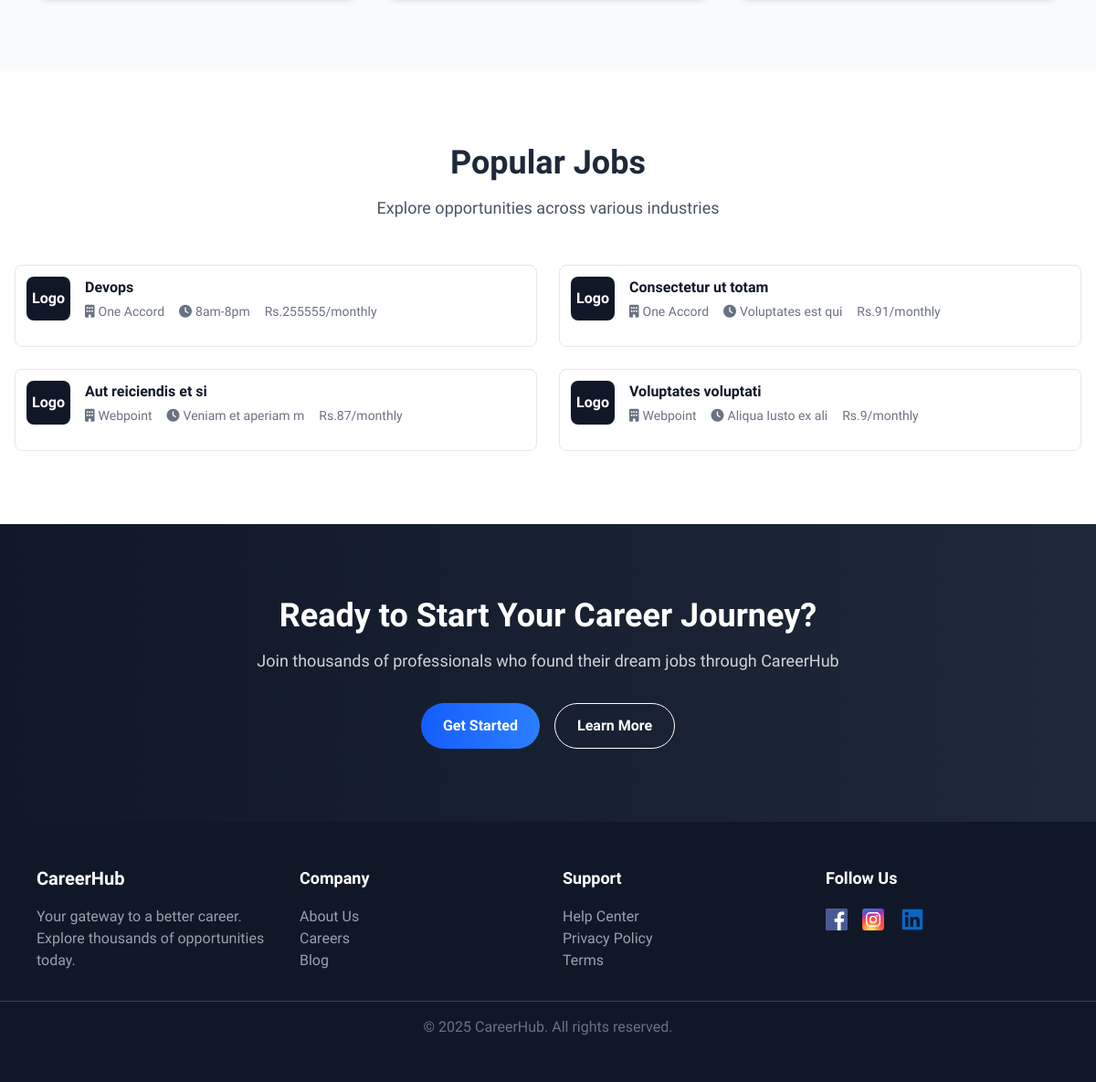
Page / (signed in, lower part) on the earlier database version.
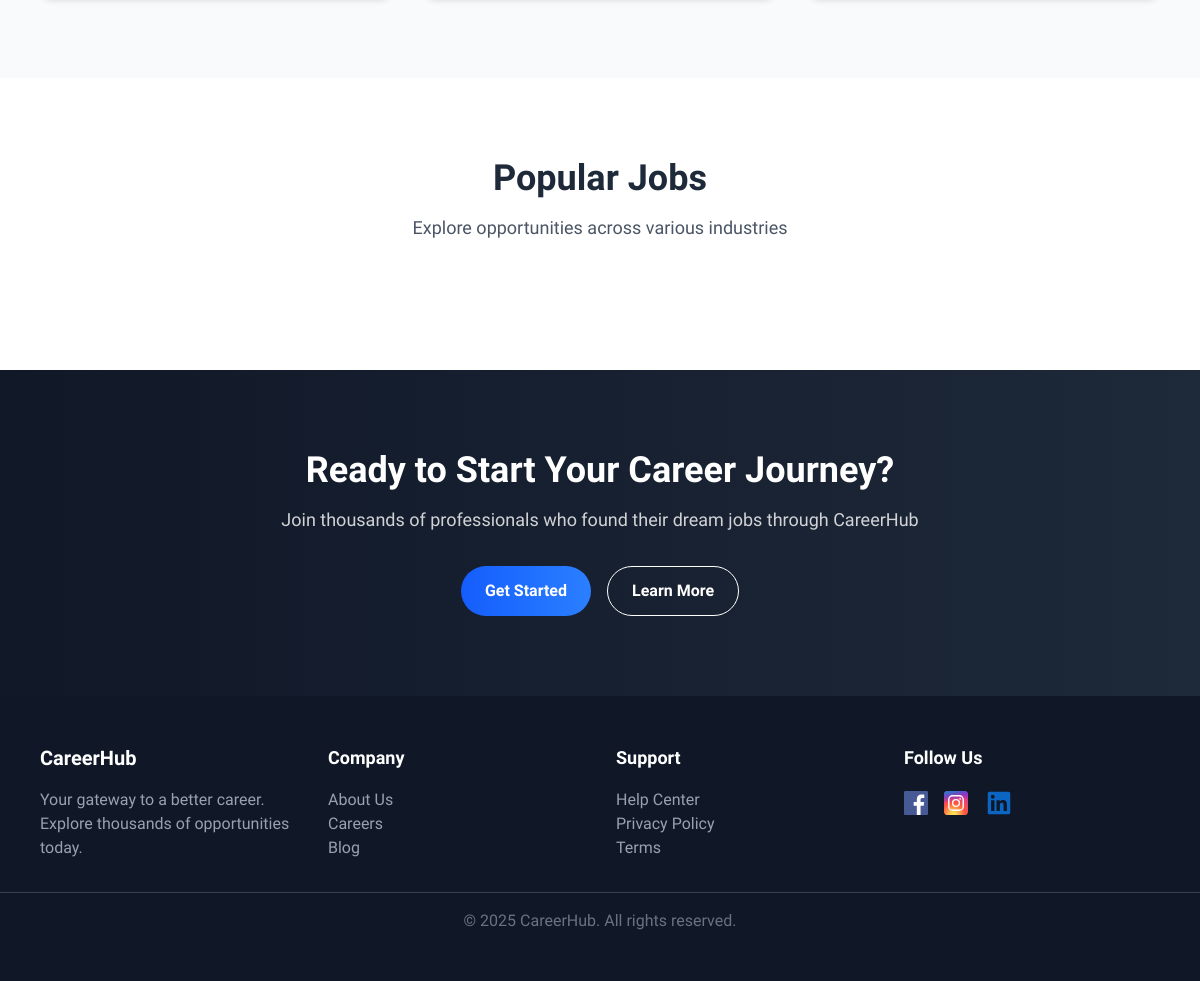
Same page on the later database version.
### job_portal/models.py (models this page shows, shortened)
class JobPost(models.Model):
    company = models.ForeignKey(CompanyProfile, on_delete=models.CASCADE)
    title = models.CharField(max_length=255)
    description = models.TextField(blank=True)
    work_type = models.CharField(max_length=255, blank=True, null=True)
    salary = models.DecimalField(max_digits=10, decimal_places=2, blank=True, null=True)
    working_hours=models.CharField(max_length=100, blank=True, null=True)
    posted = models.DateTimeField(auto_now_add=True)

class CompanyProfile(models.Model):
    user = models.OneToOneField(User, on_delete=models.CASCADE,null=True, blank=True,related_name='company_profile')
    company_name = models.CharField(max_length=255, blank=True, null=True)
    company_description = models.TextField(blank=True, null=True)
    company_location=models.TextField(max_length=255,blank=True,null=True)
    company_logo = models.ImageField(upload_to='company_logos/', blank=True, null=True)
    def __str__(self):
        return f"{self.company_name}"

### job_portal/views.py (the view)
# urls.py: path('',v.index,name="index" ),
def index(request):
    jobs= JobPost.objects.all()[:4]
    ctx = {
        "jobs": jobs
    }
    return render(request,"index.html",ctx)

### job_portal/context_processors.py (called while the page is built)
def user_role(request):
    role = None
    if request.user.is_authenticated:
        if JobSeekerProfile.objects.filter(user=request.user).exists():
            role = 'jobseeker'
        elif CompanyProfile.objects.filter(user=request.user).exists():
            role = 'employer'
        else:
            role = 'user'
    return {
        'user_role': role
    }

### job_portal/templates/index.html (shortened to what this page needs)
{% extends 'common/layout.html' %}
{% load static %}
{% block content %}
<link href="https://cdnjs.cloudflare.com/ajax/libs/font-awesome/6.0.0/css/all.min.css" rel="stylesheet">
<main>
  <section class="bg-gray-50 py-20">
  </section>
  <section class="bg-white py-20">
    <div class="mx-auto max-w-7xl px-4">
      <div class="text-center mb-12">
        <h2 class="text-3xl md:text-4xl font-extrabold text-gray-800 mb-4">Popular Jobs</h2>
        <p class="text-gray-600 text-lg max-w-2xl mx-auto">Explore opportunities across various industries</p>
      </div>
      <div class="grid sm:grid-cols-1 md:grid-cols-2 gap-6">
        {% for job in jobs %}
        <a href="{% url 'job_details' job.id %}">
          <div class="bg-white rounded-lg border border-gray-200 p-3 hover:shadow-lg transition-shadow">
            <div class="flex justify-between items-start mb-4">
              <div class="flex items-center space-x-4">
                <div class="w-12 h-12 bg-gray-900 rounded-lg flex items-center justify-center">
                  <span class="text-white font-bold">Logo</span>
                </div>
                <div>
                  <h3 class="font-semibold text-gray-900">{{ job.title }}</h3>
                  <div class="flex items-center justify-center space-x-4 text-sm text-gray-500 mt-1">
                    <span class="flex items-center justify-center"><i class="fas fa-building mr-1"></i>{{ job.company }}</span>
                    <span class="flex items-center justify-center"><i class="fas fa-clock mr-1"></i>
                    {{ job.working_hours }}</span>
                    <span class="flex items-center justify-center">Rs.{{job.salary|floatformat:0 }}/monthly</span>
                  </div>
                </div>
              </div>
            </div>
          </div>
        </a>
        {% endfor %}
      </div>
  </section>
  <section class="bg-gradient-to-r from-gray-900 to-gray-800 py-20 text-white text-center">
    <div class="max-w-3xl mx-auto px-4">
      <h2 class="text-3xl md:text-4xl font-extrabold mb-4">Ready to Start Your Career Journey?</h2>
      <p class="text-lg text-white/80 mb-8">Join thousands of professionals who found their dream jobs through CareerHub
      </p>
      <div class="flex flex-col sm:flex-row justify-center gap-4">
        <button
          class="bg-gradient-to-r from-blue-600 to-blue-500 hover:from-blue-700 hover:to-blue-600 px-6 py-3 rounded-full font-semibold transition-all">Get
          Started</button>
        <button
          class="border border-white px-6 py-3 rounded-full font-semibold hover:bg-white hover:text-gray-900 transition-all">Learn
          More</button>
      </div>
    </div>
  </section>
</main>
{% endblock %}

Differences in the rows shown:
removed JobPost: title "Devops", company "One Accord", working_hours "8am-8pm", salary "255555"
removed JobPost: title "Consectetur ut totam", company "One Accord", working_hours "Voluptates est qui", salary "91"
removed JobPost: title "Aut reiciendis et si", company "Webpoint", working_hours "Veniam et aperiam m", salary "87"
removed JobPost: title "Voluptates voluptati", company "Webpoint", working_hours "Aliqua Iusto ex ali", salary "9"
